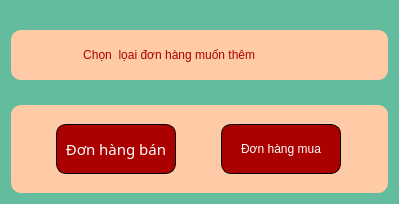
<?xml version="1.0" encoding="UTF-8"?>
<ui version="4.0">
 <class>Form</class>
 <widget class="QWidget" name="Form">
  <property name="geometry">
   <rect>
    <x>0</x>
    <y>0</y>
    <width>399</width>
    <height>204</height>
   </rect>
  </property>
  <property name="minimumSize">
   <size>
    <width>0</width>
    <height>0</height>
   </size>
  </property>
  <property name="maximumSize">
   <size>
    <width>399</width>
    <height>204</height>
   </size>
  </property>
  <property name="windowTitle">
   <string>Form</string>
  </property>
  <property name="styleSheet">
   <string notr="true">

background-color: rgb(98, 188, 157);
font: 87 10pt &quot;Shopee Display Black&quot;;


background-color: rgb(98, 188, 157);</string>
  </property>
  <layout class="QVBoxLayout" name="verticalLayout_4">
   <item alignment="Qt::AlignVCenter">
    <widget class="QWidget" name="verticalWidget" native="true">
     <property name="minimumSize">
      <size>
       <width>0</width>
       <height>50</height>
      </size>
     </property>
     <property name="maximumSize">
      <size>
       <width>16777215</width>
       <height>50</height>
      </size>
     </property>
     <property name="styleSheet">
      <string notr="true">	color: rgb(170, 0, 0);
	font: 87 11pt &quot;Shopee Display Black&quot;;
	background-color: rgb(255, 175, 135);
border-radius: 10px;
background-color: rgb(255, 202, 166);</string>
     </property>
     <layout class="QVBoxLayout" name="verticalLayout_5">
      <item>
       <widget class="QLabel" name="label">
        <property name="text">
         <string>                   Chọn  lọai đơn hàng muốn thêm</string>
        </property>
       </widget>
      </item>
     </layout>
    </widget>
   </item>
   <item>
    <layout class="QVBoxLayout" name="verticalLayout_3">
     <item>
      <widget class="QWidget" name="horizontalWidget_2" native="true">
       <property name="styleSheet">
        <string notr="true">	color: rgb(170, 0, 0);
	font: 87 11pt &quot;Shopee Display Black&quot;;
	background-color: rgb(255, 175, 135);
border-radius: 10px;
background-color: rgb(255, 202, 166);</string>
       </property>
       <layout class="QHBoxLayout" name="horizontalLayout_3">
        <property name="spacing">
         <number>0</number>
        </property>
        <property name="leftMargin">
         <number>0</number>
        </property>
        <property name="topMargin">
         <number>0</number>
        </property>
        <property name="rightMargin">
         <number>0</number>
        </property>
        <property name="bottomMargin">
         <number>0</number>
        </property>
        <item>
         <widget class="QPushButton" name="pushButton_2">
          <property name="minimumSize">
           <size>
            <width>100</width>
            <height>50</height>
           </size>
          </property>
          <property name="maximumSize">
           <size>
            <width>120</width>
            <height>50</height>
           </size>
          </property>
          <property name="font">
           <font>
            <family>Shopee Display ExtBd</family>
            <pointsize>11</pointsize>
            <weight>10</weight>
            <italic>false</italic>
            <bold>false</bold>
           </font>
          </property>
          <property name="styleSheet">
           <string notr="true">QPushButton {
	font: 81 11pt &quot;Shopee Display ExtBd&quot;;
    border: 1px solid #000000;
    border-radius: 10px;
}

QPushButton {
	background-color:  rgb(170, 0, 0);
	color: rgb(255, 255, 255);
}
QPushButton:hover {
	background-color: rgb(85, 170, 255);
}</string>
          </property>
          <property name="text">
           <string>Đơn hàng bán</string>
          </property>
         </widget>
        </item>
        <item>
         <widget class="QPushButton" name="pushButton">
          <property name="minimumSize">
           <size>
            <width>100</width>
            <height>50</height>
           </size>
          </property>
          <property name="maximumSize">
           <size>
            <width>120</width>
            <height>50</height>
           </size>
          </property>
          <property name="styleSheet">
           <string notr="true">QPushButton {
	font: 81 11pt &quot;Shopee Display ExtBd&quot;;
    border: 1px solid #000000;
    border-radius: 10px;
}

QPushButton {
	background-color:  rgb(170, 0, 0);
	color: rgb(255, 255, 255);
}
QPushButton:hover {
	background-color: rgb(85, 170, 255);
}</string>
          </property>
          <property name="text">
           <string>Đơn hàng mua</string>
          </property>
         </widget>
        </item>
       </layout>
      </widget>
     </item>
    </layout>
   </item>
  </layout>
 </widget>
 <resources/>
 <connections/>
</ui>
